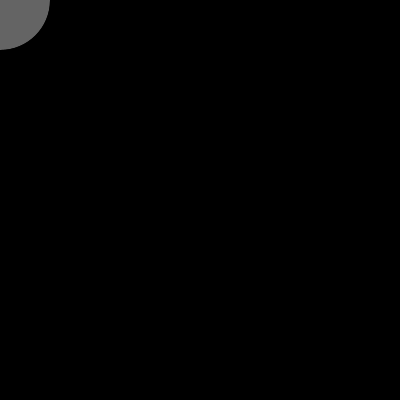
Frame 1 (no input)
Frame 60 (the mouse pressed at the canvas centre just before this capture): identical to frame 1, image omitted
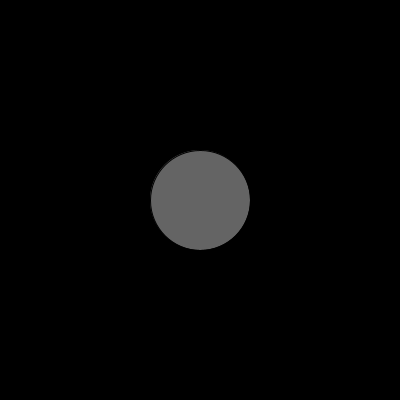
Frame 120 (the mouse held since frame 60 and released just before this capture)

The Processing sketch that drew these frames (run headless with seeded random() and noise(); from frame 60 on, the mouse is pressed at the canvas centre):

// Processing sketch: animation
// ── animation.pde
void setup() {
  //all the code that you put here happens once at start
  size(400, 400);
}

void draw() {
  //all the code that you put here reruns all the time
  background(0);
  fill(100, 100, 100);
  ellipse(mouseX, mouseY, 100, 100);
}
